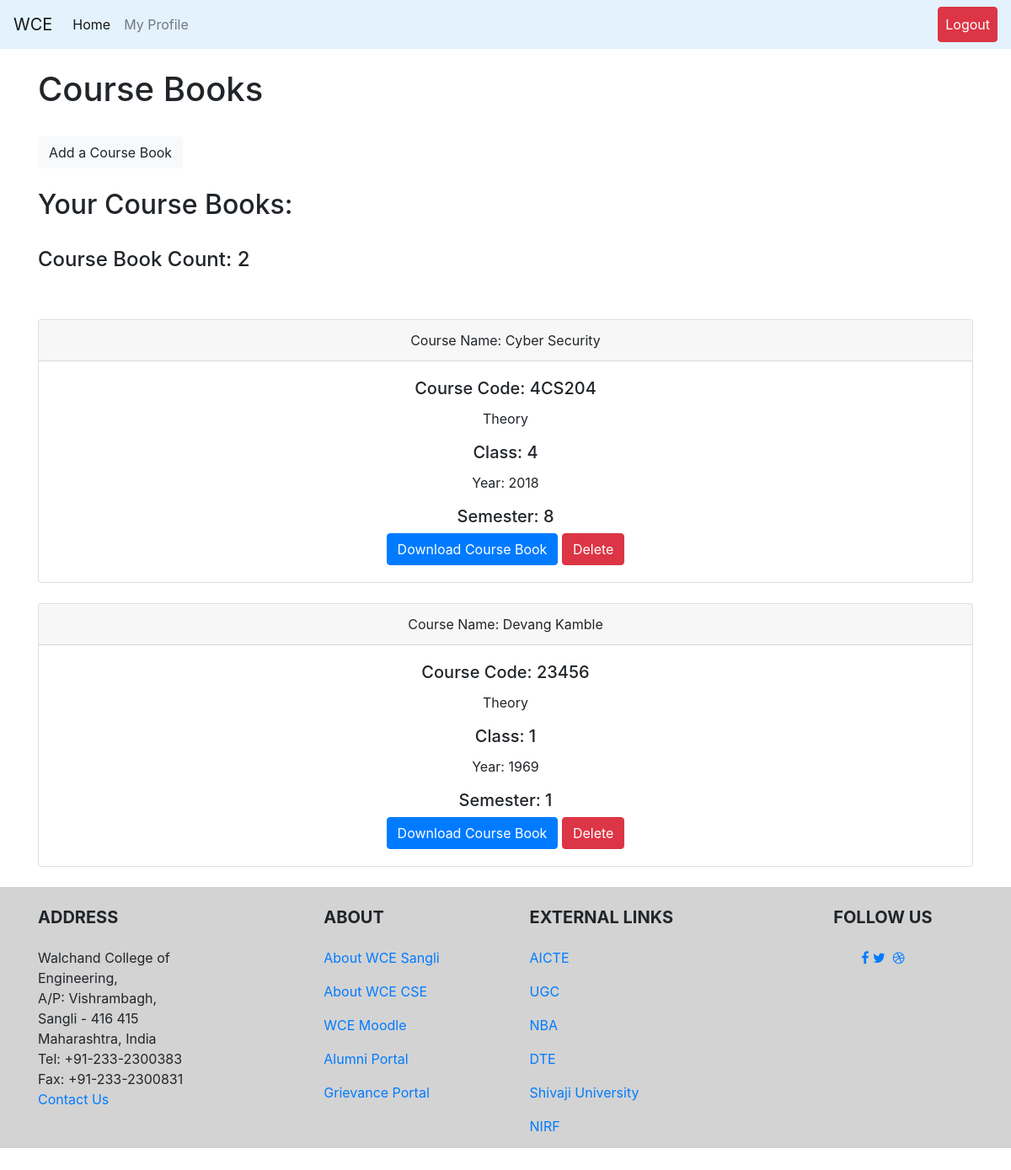
The page /faculty/inoroutWCE/courseBooks (signed in) on the database its author committed.
### teacher/models.py (models this page shows, shortened)
class subcoursebooks(models.Model):
    user = models.ForeignKey(User, on_delete=models.CASCADE)
    name = models.CharField(default='Operating System', max_length=80)
    coursecode = models.CharField(default='4CS203', max_length=40)
    coursetype = models.CharField(default='Theory',
                                  max_length=25)  ##use dropdown with two selects Theory OR Laboratory##
    acaclass = models.IntegerField()  ##use a dropdown with name=first year(text to be displayed) value=1(to be sent to db) so on...##
    acayear = models.IntegerField('year', validators=[MaxValueValidator(9999)], default=datetime.datetime.now().year)
    semester = models.IntegerField()  ##use dropdown, refer to student profile for the logic
    coursebook = models.URLField()  ##the faculty is gonna upload a literal book of 60-70 pages##

### teacher/views.py (the view)
# urls.py: path('courseBooks', views.coursebooks.as_view(), name="courseBooks"),
class coursebooks(View):
    def get(self, request, template_name='teacher/submissions/coursebooks.html'):
        group = request.user.groups.all()[0].name
        if isFaculty(group) == 0:
            return render(request, 'login.html')
        else:
            try:
                user = request.user
                allCourseBooks = CourseBook.objects.filter(user=user)
                countCourseBooks = len(allCourseBooks)
            except:
                allCourseBooks = None
                countCourseBooks = 0
            args = {}
            args["allCourseBooks"] = allCourseBooks
            args["countCourseBooks"] = countCourseBooks
            return render(request, template_name, args)

### teacher/views.py (called while the page is built)
def isFaculty(group_name):
    if group_name == 'faculty_group':
        return 1
    else:
        return 0

### teacher/templates/teacher/submissions/coursebooks.html (shortened to what this page needs)
{% extends 'base.html' %}
{% block content %}
<br>
<h1>Course Books </h1>
<br>
<a class="btn btn-light" href="{% url 'teacher:addCourseBook' %}" role="button">Add a Course Book</a>
<br><br>
<h2>Your Course Books: </h2>
<br>
<h4>Course Book Count: {{ countCourseBooks }}</h4>
<br><br>
{% for i in allCourseBooks %}
<div class="card text-center">
  <div class="card-header">
    Course Name: {{ i.name }}
  </div>
  <div class="card-body">
    <h5 class="card-title">Course Code: {{ i.coursecode }}</h5>
    <p class="card-text">{{ i.coursetype }}</p>
    <h5 class="card-title">Class: {{ i.acaclass }}</h5>
      <p class="card-text">Year: {{ i.acayear }} </p>
      <h5 class="card-text">Semester: {{ i.semester }}</h5>
    {% if i.certification != "NA" %}
    <a href="{{i.coursebook}}" class="btn btn-primary">Download Course Book</a>
    {% endif %}
    <td><a href="{% url 'teacher:delete_itemsIO' i.id 'courseBooks' %}"><button type="button" class="btn btn-danger">Delete</button></a></td>
  </div>
</div>
<br>
{% endfor %}
{% endblock %}

### CoeusPro/templates/base.html (shortened to what this page needs)
<!doctype html>
<html lang="en">
{% load static %}
<head>
    <link rel="stylesheet" href="https://stackpath.bootstrapcdn.com/font-awesome/4.7.0/css/font-awesome.min.css">
    <link rel="stylesheet" href="https://stackpath.bootstrapcdn.com/bootstrap/4.5.2/css/bootstrap.min.css">
    <link rel="stylesheet" type="text/css" href="{% static 'css/footer.css' %}">
</head>
<body>
<div id="page-container">
    <nav class="navbar navbar-expand-lg navbar-light" style="background-color: #e3f2fd;">
        <a class="navbar-brand" href="http://www.walchandsangli.ac.in/" target="_blank">WCE</a>
        <div class="collapse navbar-collapse" id="navbarNavDropdown">
            <ul class="navbar-nav">
                {% for group_for in request.user.groups.all %}
                {% if group_for.name == 'student_group' %}
                <li class="nav-item active">
                    <a class="nav-link" href="{% url 'student:studentHome' %}">Home <span class="sr-only">(current)</span></a>
                </li>
                {% elif group_for.name == 'HOD_group' %}
                <li class="nav-item active">
                    <a class="nav-link" href="{% url 'HOD:HODHome' %}">Home <span class="sr-only">(current)</span></a>
                </li>
                {% elif group_for.name == 'faculty_group' %}
                <li class="nav-item active">
                    <a class="nav-link" href="{% url 'teacher:facultyHome' %}">Home <span class="sr-only">(current)</span></a>
                </li>
                {% else %}
                <li class="nav-item active">
                    <a class="nav-link" href="{% url 'home' %}">Home <span class="sr-only">(current)</span></a>
                </li>
                {% endif %}
                {% endfor %}
                {% if user.is_authenticated %}
                <li class="nav-item">
                    <a class="nav-link" href="{% url 'profile' user  %}">My Profile</a>
                </li>
            {% endif %}
        </div>
        {% if user.is_authenticated %}
        <ul class="nav navbar-nav ml-auto">
            <li class="nav-item">
                <a class="nav-link btn btn-danger" style="color: white" href="{% url 'logout' %}">Logout</a>
            </li>
        </ul>
        {% endif %}
    </nav>
    <div class="container">
        {% block content %}
        {% endblock %}
    </div>
    <footer id="footer" >
        <div class="container text-center text-md-left">
            <div class="row">
                <div class="col-md-4 col-lg-3 mr-auto my-md-4 my-0 mt-4 mb-1">
                    <h5 class="font-weight-bold text-uppercase mb-4">Address</h5>
                    <p>Walchand College of Engineering,<br>
                        A/P: Vishrambagh,<br>
                        Sangli - 416 415<br>
                        Maharashtra, India<br>
                        Tel: +91-233-2300383<br>
                        Fax: +91-233-2300831<br>
                        <a href="mailto:hod.cse@walchandsangli.ac.in">Contact Us</a>
                    </p>
                </div>
                <div class="col-md-2 col-lg-2 mx-auto my-md-4 my-0 mt-4 mb-1">
                    <h5 class="font-weight-bold text-uppercase mb-4">About</h5>
                    <ul class="list-unstyled">
                        <li>
                            <p>
                                <a href="http://www.walchandsangli.ac.in">About WCE Sangli</a>
                            </p>
                        </li>
                        <li>
                            <p>
                                <a href="http://www.walchandsangli.ac.in/Departments/CSEDepartment/CSEDept.asp">About WCE CSE</a>
                            </p>
                        </li>
                        <li>
                            <p>
                                <a href="http://112.133.242.241/moodle/">WCE Moodle</a>
                            </p>
                        </li>
                        <li>
                            <p>
                                <a href="https://alumni.walchandsangli.ac.in/">Alumni Portal</a>
                            </p>
                        </li>
                        <li>
                            <p>
                                <a href="https://walchandsangli.edugrievance.com/">Grievance Portal</a>
                            </p>
                        </li>
                    </ul>
                </div>
                <div class="col-md-4 col-lg-3 mx-auto my-md-4 my-0 mt-4 mb-1">
                    <h5 class="font-weight-bold text-uppercase mb-4">External Links</h5>
                    <ul class="list-unstyled">
                        <li>
                            <p>
                                <a href="https://www.aicte-india.org/">AICTE</a>
                            </p>
                        </li>
                        <li>
                            <p>
                                <a href="https://www.ugc.ac.in/">UGC</a>
                            </p>
                        </li>
                        <li>
                            <p>
                                <a href="https://www.nbaind.org/">NBA</a>
                            </p>
                        </li>
                        <li>
                            <p>
                                <a href="http://www.dtemaharashtra.gov.in/index.html">DTE</a>
                            </p>
                        </li>
                        <li>
                            <p>
                                <a href="http://www.unishivaji.ac.in/">Shivaji University</a>
                            </p>
                        </li>
                        <li>
                            <p>
                                <a href="https://www.nirfindia.org/Home">NIRF</a>
                            </p>
                        </li>
                    </ul>
                </div>
                <div class="col-md-2 col-lg-2 text-center mx-auto my-4">
                    <h5 class="font-weight-bold text-uppercase mb-4">Follow Us</h5>
                    <a type="button" class="btn-floating btn-fb">
                        <p><i class="fa fa-facebook-f"></i></p>
                    </a>
                    <a type="button" class="btn-floating btn-tw">
                        <p><i class="fa fa-twitter"></i></p>
                    </a>
                    <a type="button" class="btn-floating btn-dribbble">
                        <p><i class="fa fa-dribbble"></i></p>
                    </a>
                </div>
            </div>
        </div>
    </footer>
</div>
</body>
</html>

### static/css/footer.css (style rules this page uses)
body { min-height: 90vh; position: relative; margin: 0; box-sizing: border-box; }
footer { background: lightgrey; position: absolute; top: 100%; height: 310px; width: 100%; }

### rows shown on the page
subcoursebooks: name "Cyber Security", coursecode "4CS204", coursetype "Theory", acaclass "4", acayear "2018", semester "8"
subcoursebooks: name "Devang Kamble", coursecode "23456", coursetype "Theory", acaclass "1", acayear "1969", semester "1"

### other values the page prints
{{ countCourseBooks }} "2"
